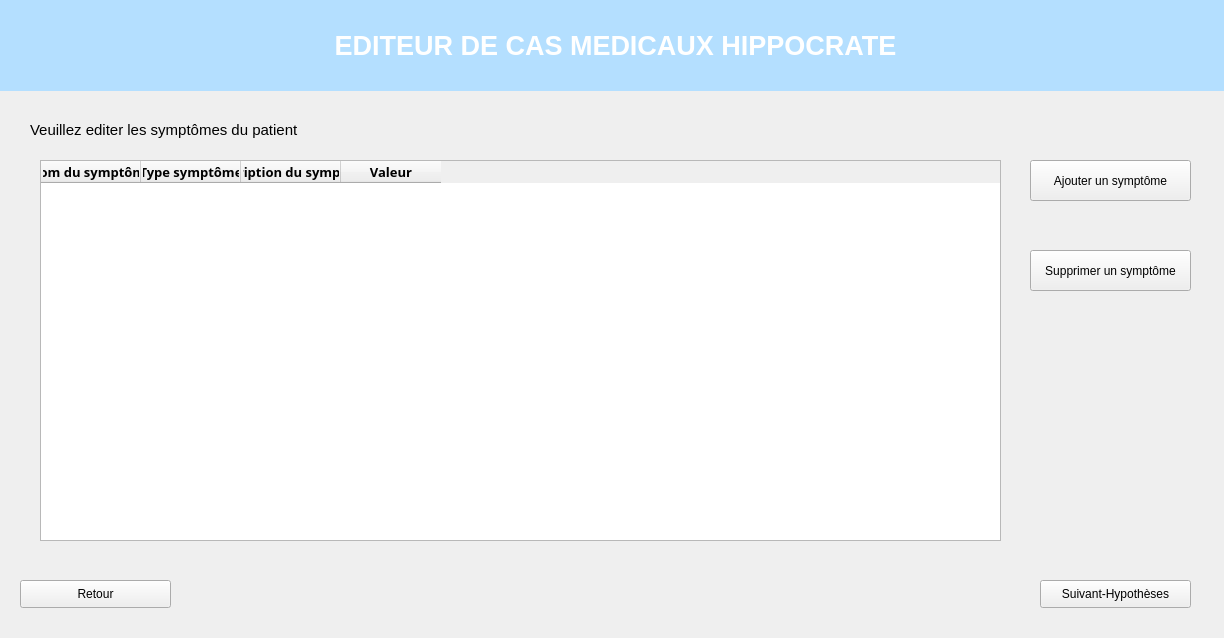
<?xml version="1.0" encoding="UTF-8"?>
<ui version="4.0">
 <class>Form</class>
 <widget class="QWidget" name="Form">
  <property name="geometry">
   <rect>
    <x>0</x>
    <y>0</y>
    <width>1224</width>
    <height>638</height>
   </rect>
  </property>
  <property name="windowTitle">
   <string>Form</string>
  </property>
  <property name="styleSheet">
   <string notr="true"/>
  </property>
  <widget class="QPushButton" name="pushButton">
   <property name="geometry">
    <rect>
     <x>20</x>
     <y>580</y>
     <width>151</width>
     <height>28</height>
    </rect>
   </property>
   <property name="text">
    <string>Retour</string>
   </property>
  </widget>
  <widget class="QPushButton" name="pushButton_2">
   <property name="geometry">
    <rect>
     <x>1040</x>
     <y>580</y>
     <width>151</width>
     <height>28</height>
    </rect>
   </property>
   <property name="text">
    <string>Suivant-Hypothèses</string>
   </property>
  </widget>
  <widget class="QLabel" name="label_8">
   <property name="geometry">
    <rect>
     <x>0</x>
     <y>0</y>
     <width>1231</width>
     <height>91</height>
    </rect>
   </property>
   <property name="styleSheet">
    <string notr="true">background-color :rgb(180, 223, 255)</string>
   </property>
   <property name="text">
    <string>&lt;html&gt;&lt;head/&gt;&lt;body&gt;&lt;p align=&quot;center&quot;&gt;&lt;span style=&quot; font-size:20pt; font-weight:600; color:#ffffff;&quot;&gt;EDITEUR DE CAS MEDICAUX HIPPOCRATE&lt;/span&gt;&lt;/p&gt;&lt;/body&gt;&lt;/html&gt;</string>
   </property>
  </widget>
  <widget class="QTableWidget" name="tableWidget">
   <property name="geometry">
    <rect>
     <x>40</x>
     <y>160</y>
     <width>961</width>
     <height>381</height>
    </rect>
   </property>
   <column>
    <property name="text">
     <string>Nom du symptôme</string>
    </property>
    <property name="font">
     <font>
      <family>Poppins SemiBold</family>
      <pointsize>10</pointsize>
      <weight>75</weight>
      <bold>true</bold>
     </font>
    </property>
    <property name="background">
     <color>
      <red>180</red>
      <green>223</green>
      <blue>255</blue>
     </color>
    </property>
   </column>
   <column>
    <property name="text">
     <string>Type symptôme</string>
    </property>
    <property name="font">
     <font>
      <family>Poppins SemiBold</family>
      <pointsize>10</pointsize>
      <weight>75</weight>
      <bold>true</bold>
     </font>
    </property>
    <property name="background">
     <color>
      <red>180</red>
      <green>223</green>
      <blue>255</blue>
     </color>
    </property>
   </column>
   <column>
    <property name="text">
     <string>Description du symptôme</string>
    </property>
    <property name="font">
     <font>
      <family>Poppins SemiBold</family>
      <pointsize>10</pointsize>
      <weight>75</weight>
      <bold>true</bold>
     </font>
    </property>
    <property name="background">
     <color>
      <red>180</red>
      <green>223</green>
      <blue>255</blue>
     </color>
    </property>
   </column>
   <column>
    <property name="text">
     <string>Valeur</string>
    </property>
    <property name="font">
     <font>
      <family>Poppins SemiBold</family>
      <pointsize>10</pointsize>
      <weight>75</weight>
      <bold>true</bold>
     </font>
    </property>
    <property name="background">
     <color>
      <red>180</red>
      <green>223</green>
      <blue>255</blue>
     </color>
    </property>
    <property name="foreground">
     <brush brushstyle="NoBrush">
      <color alpha="255">
       <red>0</red>
       <green>0</green>
       <blue>0</blue>
      </color>
     </brush>
    </property>
   </column>
  </widget>
  <widget class="QPushButton" name="pushButton_3">
   <property name="geometry">
    <rect>
     <x>1030</x>
     <y>160</y>
     <width>161</width>
     <height>41</height>
    </rect>
   </property>
   <property name="text">
    <string>Ajouter un symptôme</string>
   </property>
  </widget>
  <widget class="QPushButton" name="pushButton_4">
   <property name="geometry">
    <rect>
     <x>1030</x>
     <y>250</y>
     <width>161</width>
     <height>41</height>
    </rect>
   </property>
   <property name="text">
    <string>Supprimer un symptôme</string>
   </property>
  </widget>
  <widget class="QLabel" name="label">
   <property name="geometry">
    <rect>
     <x>30</x>
     <y>110</y>
     <width>321</width>
     <height>41</height>
    </rect>
   </property>
   <property name="text">
    <string>&lt;html&gt;&lt;head/&gt;&lt;body&gt;&lt;p&gt;&lt;span style=&quot; font-size:11pt;&quot;&gt;Veuillez editer les symptômes du patient&lt;/span&gt;&lt;/p&gt;&lt;/body&gt;&lt;/html&gt;</string>
   </property>
  </widget>
 </widget>
 <resources>
  <include location="source.qrc"/>
 </resources>
 <connections/>
</ui>
